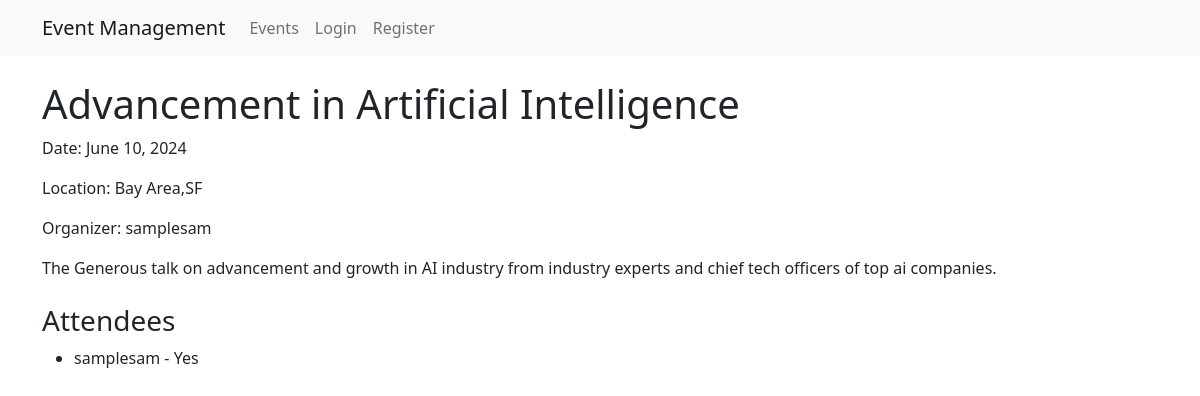
/event/2/, run on the app's committed database.
### events/models.py (models this page shows, shortened)
class Event(models.Model):
    title = models.CharField(max_length=200)
    description = models.TextField()
    date = models.DateTimeField()
    location = models.CharField(max_length=200)
    organizer = models.ForeignKey(User, on_delete=models.CASCADE)
    created_at = models.DateTimeField(auto_now_add=True)
    updated_at = models.DateTimeField(auto_now=True)

class Attendee(models.Model):
    user = models.ForeignKey(User, on_delete=models.CASCADE)
    event = models.ForeignKey(Event, on_delete=models.CASCADE, related_name='attendees')
    rsvp_status = models.CharField(max_length=20, choices=[('Yes', 'Yes'), ('No', 'No'), ('Maybe', 'Maybe')])
    created_at = models.DateTimeField(auto_now_add=True)
    updated_at = models.DateTimeField(auto_now=True)
    class Meta:
        unique_together = ('user', 'event')

### events/views.py (the view)
# urls.py: path('event/<int:pk>/', EventDetailView.as_view(), name='event-detail'),
class EventDetailView(DetailView):
    model = Event
    template_name = 'events/event_detail.html'
    def get_context_data(self, **kwargs):
        context = super().get_context_data(**kwargs)
        context['attendees'] = self.object.attendees.all()
        if self.request.user.is_authenticated:
            context['user_rsvp'] = self.object.attendees.filter(user=self.request.user).first()
        return context

### templates/events/event_detail.html (shortened to what this page needs)
{% extends "base.html" %}
{% block content %}
    <h1>{{ event.title }}</h1>
    <p>Date: {{ event.date|date:"F d, Y" }}</p>
    <p>Location: {{ event.location }}</p>
    <p>Organizer: {{ event.organizer.username }}</p>
    <p>{{ event.description }}</p>
    <h3 class="mt-4">Attendees</h3>
    <ul>
    {% for attendee in attendees %}
        <li>{{ attendee.user.username }} - {{ attendee.rsvp_status }}</li>
    {% empty %}
        <li>No attendees yet.</li>
    {% endfor %}
    </ul>
{% endblock content %}

### data on the page
Event: title "Advancement in Artificial Intelligence", date "June 10, 2024", location "Bay Area,SF", organizer.username "samplesam", description "The Generous talk on advancement and growth in AI industry from industry experts and chief tech officers of top ai companies."
Attendee: user.username "samplesam", rsvp_status "Yes"
